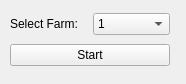
<?xml version="1.0" encoding="UTF-8"?>
<ui version="4.0">
 <class>Form</class>
 <widget class="QWidget" name="Form">
  <property name="geometry">
   <rect>
    <x>0</x>
    <y>0</y>
    <width>186</width>
    <height>84</height>
   </rect>
  </property>
  <property name="windowTitle">
   <string>Form</string>
  </property>
  <widget class="QWidget" name="layoutWidget">
   <property name="geometry">
    <rect>
     <x>10</x>
     <y>10</y>
     <width>160</width>
     <height>60</height>
    </rect>
   </property>
   <layout class="QVBoxLayout" name="verticalLayout">
    <item>
     <layout class="QHBoxLayout" name="horizontalLayout">
      <item>
       <widget class="QLabel" name="label">
        <property name="text">
         <string>Select Farm:</string>
        </property>
       </widget>
      </item>
      <item>
       <widget class="QComboBox" name="cBoxFarm">
        <item>
         <property name="text">
          <string>1</string>
         </property>
        </item>
        <item>
         <property name="text">
          <string>2</string>
         </property>
        </item>
        <item>
         <property name="text">
          <string>3</string>
         </property>
        </item>
        <item>
         <property name="text">
          <string>4</string>
         </property>
        </item>
        <item>
         <property name="text">
          <string>5</string>
         </property>
        </item>
        <item>
         <property name="text">
          <string>6</string>
         </property>
        </item>
       </widget>
      </item>
     </layout>
    </item>
    <item>
     <layout class="QHBoxLayout" name="horizontalLayout_2">
      <item>
       <widget class="QPushButton" name="btnStart">
        <property name="text">
         <string>Start</string>
        </property>
       </widget>
      </item>
     </layout>
    </item>
   </layout>
  </widget>
 </widget>
 <resources/>
 <connections/>
</ui>
